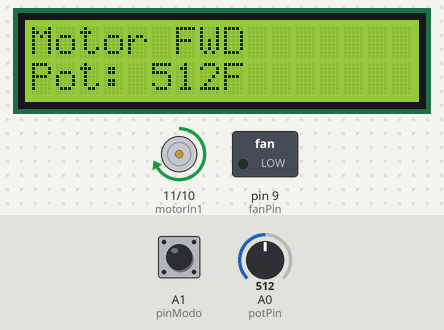
A sketch run on a simulated Arduino Uno, built with avr-gcc and run on an emulated ATmega328P. Parts: 16×2 character LCD, motor-driver pin pairs drawn as motors (green arrow = first pin HIGH = forward, orange = second pin HIGH = backward, longer = more drive, scaled by the enable pin), switched loads named in the sketch (green lamp = pin HIGH). Inputs (shaded band) come from the test bench; at power-on: A0 (potPin) = 512, A1 (pinModo) HIGH.

Above: at 1.2 s.
1.3 s: A0 (potPin) set to 688
At 2.5 s:
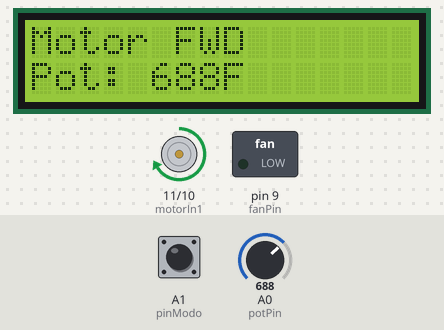
2.8 s: A0 (potPin) set to 711
At 3.6 s:
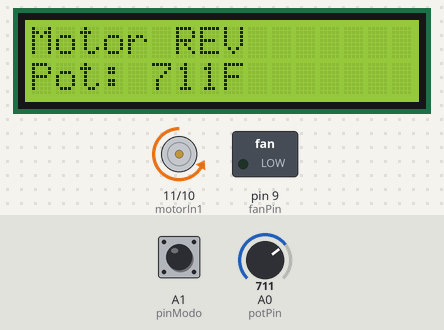
4.3 s: A0 (potPin) set to 290
At 4.7 s:
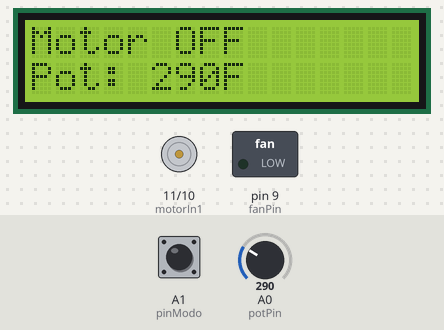
5.8 s: A0 (potPin) set to 319
At 7.0 s:
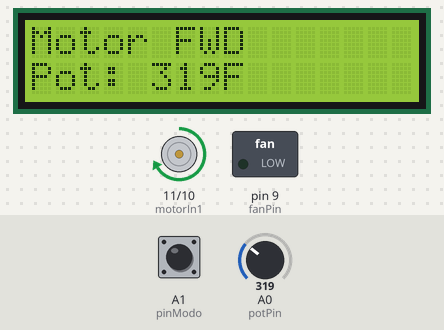
7.3 s: A0 (potPin) set to 1023
At 8.1 s:
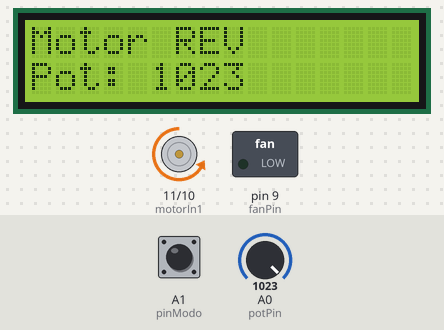
8.8 s: A0 (potPin) set to 690
At 9.3 s:
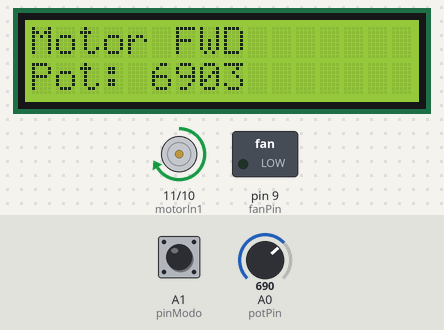
Timing chart, 0 to 11.3 s (numbered marks = the images above; inputs shaded):
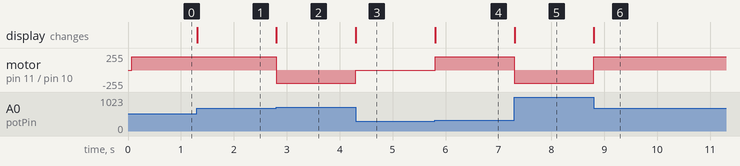

The sketch:

labee.ino
```cpp
#include <LiquidCrystal.h>

// Pines LCD
const int rs = 12;
const int en = 13;
const int d4 = 5;
const int d5 = 4;
const int d6 = 3;
const int d7 = 2;

//variables para pwm analogico digital
const int fanPin = 9;       // Salida PWM al ventilador
const int buttonUpPin = 8;  // Botón para aumentar el duty cycle
const int buttonDownPin = 7; // Botón para disminuir el duty cycle

// Pines Puente H (ejemplo para L298N)
const int motorIn1 = 11;   // Entrada 1 puente H
const int motorIn2 = 10;  // Entrada 2 puente H
const int motorEn = 6;    // Enable (PWM para velocidad, opcional)

// Potenciómetro
const int potPin = A0;

LiquidCrystal lcd(rs, en, d4, d5, d6, d7);

// Variables de control
int dutySteps[] = {0, 25, 50, 75, 100};  // Pasos de duty cycle
int currentStep = 0;
int lastButtonUpState = HIGH;
int lastButtonDownState = HIGH;
unsigned long lastDebounceTimeUp = 0;
unsigned long lastDebounceTimeDown = 0;
const unsigned long debounceDelay = 50;  // Tiempo anti-rebote

//Variable para boton de cambio de modo
const int pinModo = A1;  // botón para cambiar modo

void setup() {
  //modo analogico - digital
  pinMode(fanPin, OUTPUT);
  pinMode(buttonUpPin, INPUT_PULLUP);    // Botón con resistencia pull-up interna
  pinMode(buttonDownPin, INPUT_PULLUP);  // Botón con resistencia pull-up interna
  pinMode(pinModo, INPUT_PULLUP);
  analogWrite(fanPin, 0);                // Inicializar ventilador apagado

  //modo analogico - analogico
  pinMode(motorIn1, OUTPUT);
  pinMode(motorIn2, OUTPUT);
  pinMode(motorEn, OUTPUT);

  // Motor apagado al inicio
  digitalWrite(motorIn1, LOW);
  digitalWrite(motorIn2, LOW);
  analogWrite(motorEn, 0);

  //LCD instrucciones
  lcd.begin(16, 2);
  lcd.print("Ventilador OFF");
  lcd.setCursor(0, 1);
  //lcd.print("Duty: 0%");
  lcd.print("Motor OFF");
}

void loop() {
  //deteccion del primer
  if (digitalRead(pinModo) == LOW) {
    int buttonUpState = digitalRead(buttonUpPin);
    int buttonDownState = digitalRead(buttonDownPin);

    // Detección de flanco descendente (presión del botón de subir)
    if (buttonUpState == LOW && lastButtonUpState == HIGH) {
      if ((millis() - lastDebounceTimeUp) > debounceDelay) {
        aumentarDutyCycle();
        lastDebounceTimeUp = millis();
      }
    }

    // Detección de flanco descendente (presión del botón de bajar)
    if (buttonDownState == LOW && lastButtonDownState == HIGH) {
      if ((millis() - lastDebounceTimeDown) > debounceDelay) {
        disminuirDutyCycle();
        lastDebounceTimeDown = millis();
      }
    }

    lastButtonUpState = buttonUpState;
    lastButtonDownState = buttonDownState;
  }else {
    // Cambiar a modo analógico-analógico
    int valorPot = analogRead(potPin); // 0–1023
    lcd.setCursor(0, 1);
    lcd.print("Pot: ");
    lcd.print(valorPot);

    if (valorPot <= 300) {
      detenerMotor();
      lcd.setCursor(0, 0);
      lcd.print("Motor OFF     ");
    }
    else if (valorPot > 300 && valorPot <= 700) {
      moverMotorAdelante();
      lcd.setCursor(0, 0);
      lcd.print("Motor FWD     ");
    }
    else if (valorPot > 700) {
      moverMotorAtras();
      lcd.setCursor(0, 0);
      lcd.print("Motor REV     ");
    }

  }
}

void aumentarDutyCycle() {
  if (currentStep < 4) {   // límite superior (5 pasos → 100%)
    currentStep++;
  }
  actualizarVentilador();
}

void disminuirDutyCycle() {
  if (currentStep > 0) {   // límite inferior (0 → 0%)
    currentStep--;
  }
  actualizarVentilador();
}

void actualizarVentilador() {
  int porcentaje = dutySteps[currentStep];
  int pwmValue = map(porcentaje, 0, 100, 0, 255);

  analogWrite(fanPin, pwmValue);

  // Actualizar LCD
  lcd.clear();
  lcd.print("Duty: ");
  lcd.print(porcentaje);
  lcd.print("%");

  lcd.setCursor(0, 1);
  if (porcentaje == 0) {
    lcd.print("Ventilador OFF");
  } else {
    lcd.print("PWM: ");
    lcd.print(pwmValue);
  }
}

// Funciones para controlar el motor
void detenerMotor() {
  digitalWrite(motorIn1, LOW);
  digitalWrite(motorIn2, LOW);
  analogWrite(motorEn, 0); // velocidad 0
}

void moverMotorAdelante() {
  digitalWrite(motorIn1, HIGH);
  digitalWrite(motorIn2, LOW);
  analogWrite(motorEn, 200); // puedes ajustar velocidad
}

void moverMotorAtras() {
  digitalWrite(motorIn1, LOW);
  digitalWrite(motorIn2, HIGH);
  analogWrite(motorEn, 200); // puedes ajustar velocidad
}
```

Measured:
- the behaviour switches between 700 and 701 on A0 (potPin) (found by bisection; images 1 and 2)
- the behaviour switches between 300 and 301 on A0 (potPin) (found by bisection; images 3 and 4)
- after the input at 1.3 s, the display: changes at once (image 1)
- after the input at 2.8 s, motor on pin 11 (motorIn1) / pin 10 (motorIn2): forward 200/255 → backward 200/255 at once; the display: changes at once (image 2)
- after the input at 4.3 s, motor on pin 11 (motorIn1) / pin 10 (motorIn2): backward 200/255 → stopped at once; the display: changes at once (image 3)
- after the input at 5.8 s, motor on pin 11 (motorIn1) / pin 10 (motorIn2): stopped → forward 200/255 at once; the display: changes at once (image 4)
- after the input at 7.3 s, motor on pin 11 (motorIn1) / pin 10 (motorIn2): forward 200/255 → backward 200/255 at once; the display: changes at once (image 5)
- after the input at 8.8 s, motor on pin 11 (motorIn1) / pin 10 (motorIn2): backward 200/255 → forward 200/255 at once; the display: changes at once (image 6)
